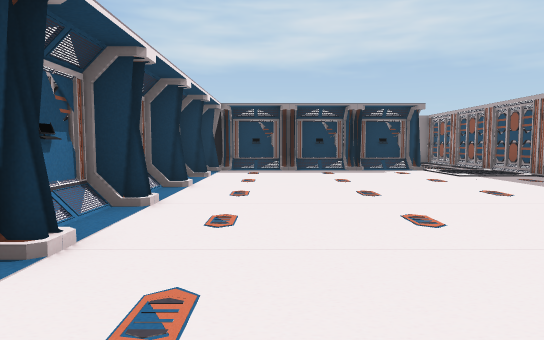
View 1 (above)

16 first-person views from a walk through a Unity game level. The camera is 1.5 m above the floor, tilts 4° down and sees 75° across. Doors are open. The floor is counted in squares, 2 m on a side. Each view is taken from the middle of a square. On the plan, view 1 faces up. The plan holds only what a view shows up to about 11 squares ahead; the rest is blank. The place goes on beyond the plan. The player character is not drawn. Some animated figures are not drawn.

View 2
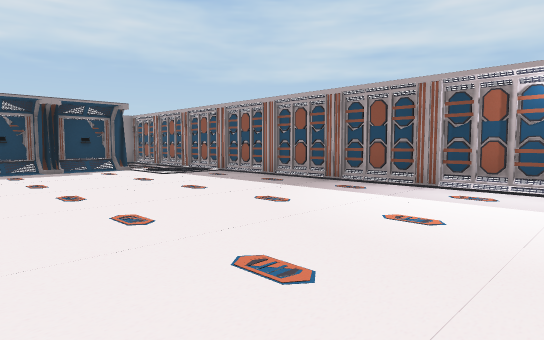

View 3
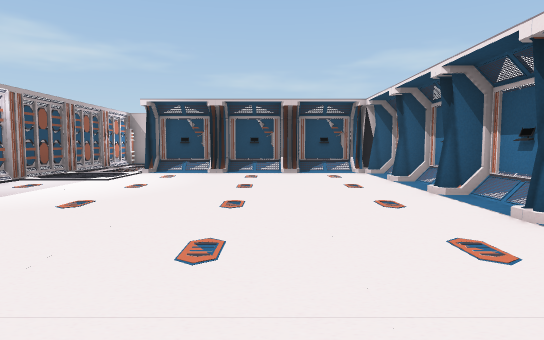

View 4
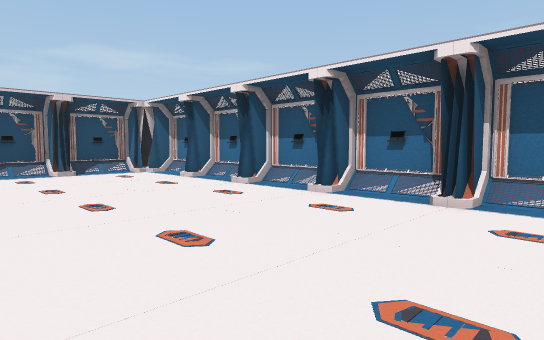

View 5
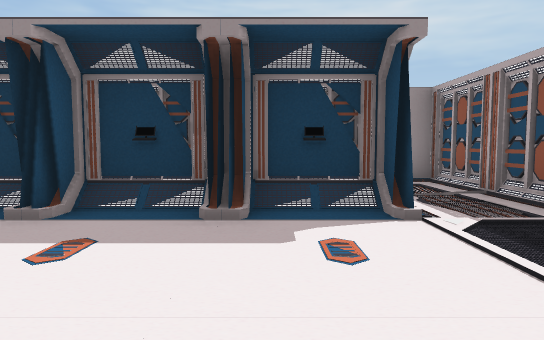

View 6
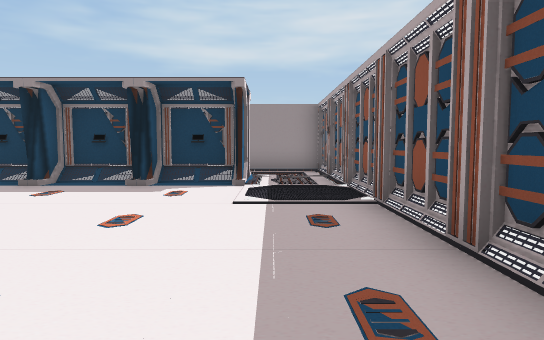

View 7
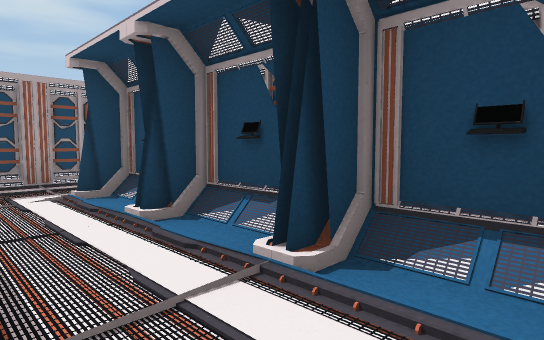

View 8
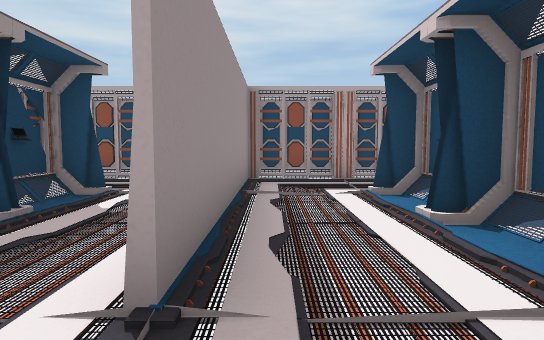

View 9
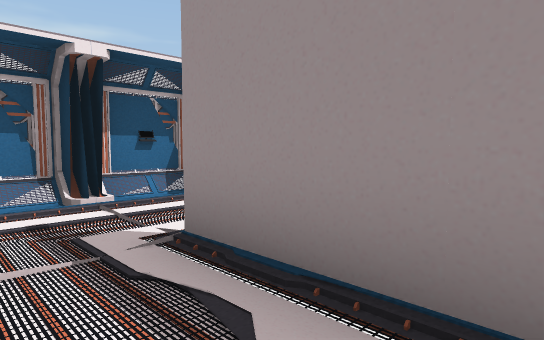

View 10
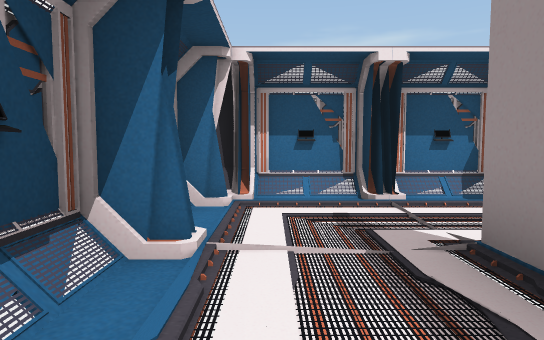

View 11
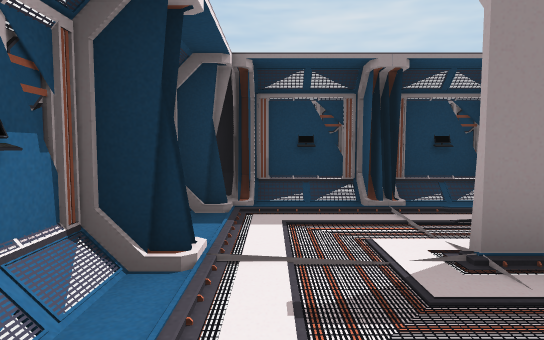

View 12
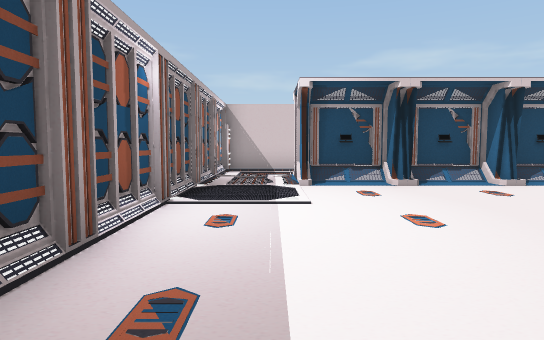

View 13
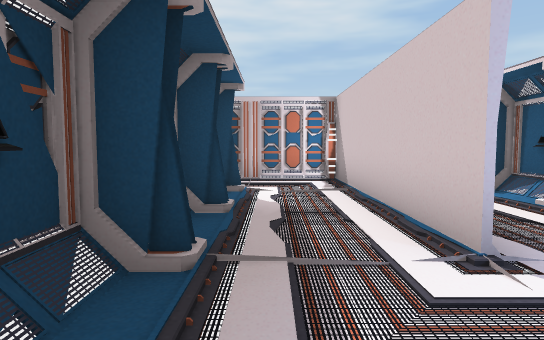

View 14
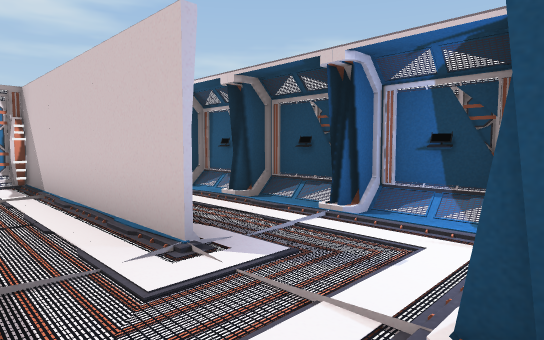

View 15
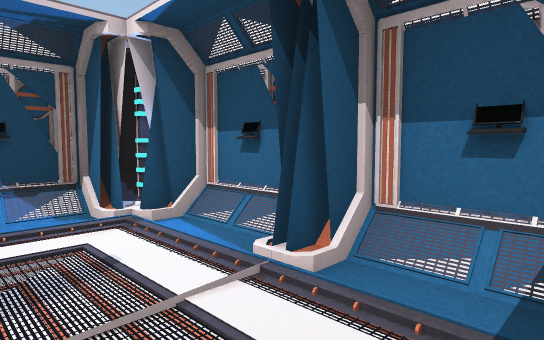

View 16
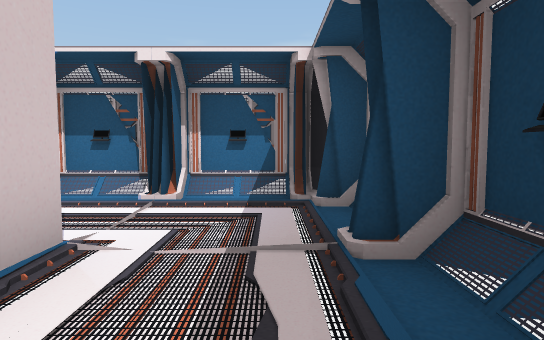

### Floor plan
Key: @ floor where view 1 was taken; # wall or solid block; . floor; / step, stairs or slope; = window, fence, low wall or low ledge; C computer.
Columns run from 3 left of view 1 to 7 right of it. Each row starts with its distance up from view 1.
 18          C
 17 ######=C.C
 16 #/......
 15 #C..######
 14 ##.......C#
 13 #C.......CC
 12 ##/C/C/C.CC
 11  #######.CC
 10  /.......CC
  9   .......CC
  8 ##.......CC
  7 #C.......CC
  6 ##.......CC
  5 #C.......CC
  4 ##.......CC
  3 #C.......CC
  2 ##.......CC
  1 #C.......C#
  0 ##.@.....C
 -1 #C.......C
 -2 ##/C/C/C.C
 -3 ###### #.C
 -4 #/.......C
 -5 #C.......C
 -6 ##..#####
 -7 #C.....
 -8 ##/C/C/C

Positions as (right, up) in squares from view 1, and headings:
1: (0, 0), facing up
2: (0, 0), facing up-right
3: (1, 8), facing down
4: (3, 8), facing down-left
5: (3, 7), facing up
6: (5, 4), facing up
7: (-1, 14), facing down-right
8: (-1, 14), facing right
9: (3, 13), facing up-left
10: (3, 13), facing left
11: (-1, 12), facing up
12: (5, 5), facing down
13: (-2, -4), facing right
14: (-2, -4), facing down-right
15: (0, -4), facing down-left
16: (3, -4), facing left
